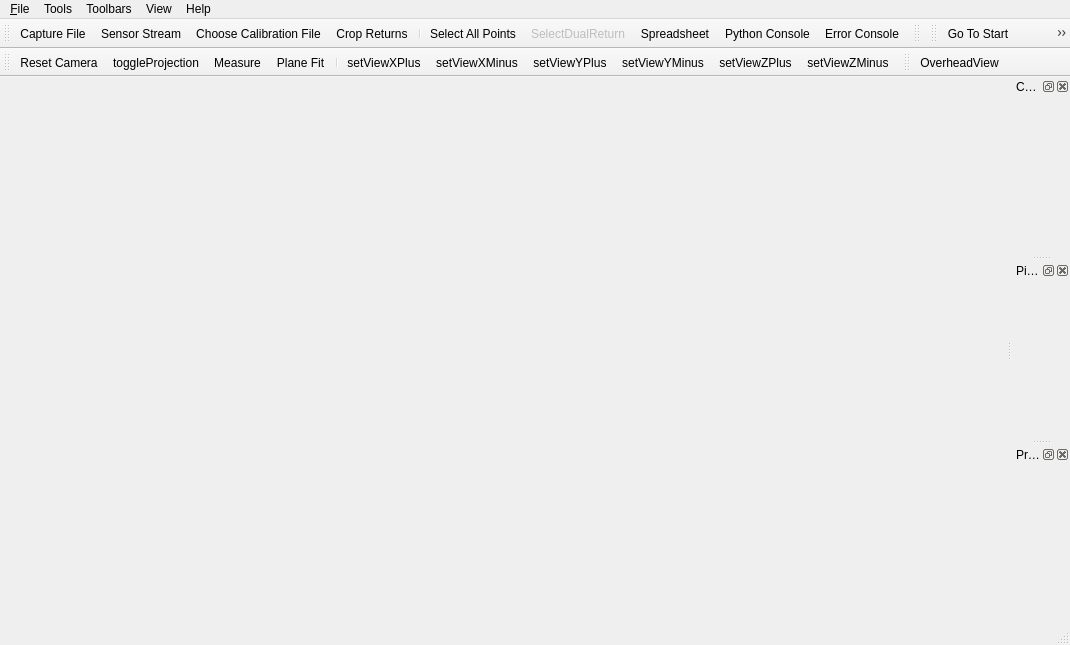
<?xml version="1.0" encoding="UTF-8"?>
<ui version="4.0">
 <class>vvMainWindow</class>
 <widget class="QMainWindow" name="vvMainWindow">
  <property name="geometry">
   <rect>
    <x>0</x>
    <y>0</y>
    <width>1070</width>
    <height>645</height>
   </rect>
  </property>
  <property name="windowTitle">
   <string>MainWindow</string>
  </property>
  <property name="windowIcon">
   <iconset resource="vvResources.qrc">
    <normaloff>:/vvResources/Icons/logo.png</normaloff>:/vvResources/Icons/logo.png</iconset>
  </property>
  <widget class="QWidget" name="centralwidget"/>
  <widget class="QMenuBar" name="menubar">
   <property name="geometry">
    <rect>
     <x>0</x>
     <y>0</y>
     <width>1070</width>
     <height>20</height>
    </rect>
   </property>
   <widget class="QMenu" name="menu_File">
    <property name="title">
     <string>&amp;File</string>
    </property>
    <widget class="QMenu" name="menuRecent_Files">
     <property name="title">
      <string>&amp;Recent Files</string>
     </property>
     <addaction name="separator"/>
     <addaction name="actionClear_Menu"/>
    </widget>
    <widget class="QMenu" name="menuSaveAs">
     <property name="title">
      <string>Save &amp;As</string>
     </property>
     <addaction name="actionSavePCAP"/>
     <addaction name="actionSaveCSV"/>
     <addaction name="actionSavePositionCSV"/>
    </widget>
    <widget class="QMenu" name="menu_Open">
     <property name="title">
      <string>&amp;Open</string>
     </property>
     <addaction name="actionOpenPcap"/>
     <addaction name="actionOpen_Sensor_Stream"/>
     <addaction name="separator"/>
     <addaction name="actionChoose_Calibration_File"/>
    </widget>
    <addaction name="menu_Open"/>
    <addaction name="menuRecent_Files"/>
    <addaction name="separator"/>
    <addaction name="menuSaveAs"/>
    <addaction name="actionExport_To_KiwiViewer"/>
    <addaction name="actionSaveScreenshot"/>
    <addaction name="separator"/>
    <addaction name="actionClose"/>
    <addaction name="separator"/>
    <addaction name="actionE_xit"/>
   </widget>
   <widget class="QMenu" name="menuTools">
    <property name="title">
     <string>Tools</string>
    </property>
    <widget class="QMenu" name="menuDebugging">
     <property name="title">
      <string>Debugging</string>
     </property>
     <addaction name="actionNative_File_Dialogs"/>
    </widget>
    <widget class="QMenu" name="menuDualReturnMode">
     <property name="title">
      <string>&amp;Dual Return Mode</string>
     </property>
     <addaction name="actionDualReturnModeDual"/>
     <addaction name="actionDualReturnDistanceNear"/>
     <addaction name="actionDualReturnDistanceFar"/>
     <addaction name="actionDualReturnIntensityHigh"/>
     <addaction name="actionDualReturnIntensityLow"/>
    </widget>
    <widget class="QMenu" name="menuProcessing_Options">
     <property name="title">
      <string>Processing Options</string>
     </property>
     <addaction name="actionCorrectIntensityValues"/>
     <addaction name="actionIgnoreZeroDistances"/>
     <addaction name="actionIntraFiringAdjust"/>
     <addaction name="actionIgnoreEmptyFrames"/>
    </widget>
    <widget class="QMenu" name="menuothers">
     <property name="title">
      <string>others...</string>
     </property>
     <addaction name="actionRansacPlaneFitting"/>
     <addaction name="actionBirdEyeViewSnap"/>
     <addaction name="actionMotionDetection"/>
    </widget>
    <addaction name="actionSpreadsheet"/>
    <addaction name="actionMeasurement_Grid"/>
    <addaction name="actionShowRPM"/>
    <addaction name="actionGrid_Properties"/>
    <addaction name="separator"/>
    <addaction name="actionChoose_Calibration_File"/>
    <addaction name="actionLaserSelection"/>
    <addaction name="actionCropReturns"/>
    <addaction name="menuDualReturnMode"/>
    <addaction name="actionSelectDualReturn"/>
    <addaction name="separator"/>
    <addaction name="menuProcessing_Options"/>
    <addaction name="separator"/>
    <addaction name="actionPlay"/>
    <addaction name="actionRecord"/>
    <addaction name="separator"/>
    <addaction name="actionPython_Console"/>
    <addaction name="actionShowErrorDialog"/>
    <addaction name="separator"/>
    <addaction name="menuDebugging"/>
    <addaction name="actionEnableCrashAnalysis"/>
    <addaction name="separator"/>
    <addaction name="menuothers"/>
   </widget>
   <widget class="QMenu" name="menuHelp">
    <property name="title">
     <string>Help</string>
    </property>
    <action name="actionResetConfigurationFile">
     <property name="text">
      <string>Reset Veloview settings</string>
     </property>
     <property name="iconText">
      <string>This will reset all veloview settings by default</string>
     </property>
    </action>
    <addaction name="actionAbout_VeloView"/>
    <addaction name="separator"/>
    <addaction name="actionVeloViewUserGuide"/>
    <addaction name="actionVeloViewDeveloperGuide"/>
    <addaction name="actionResetConfigurationFile"/>
   </widget>
   <widget class="QMenu" name="menuToolbar">
    <property name="title">
     <string>Toolbars</string>
    </property>
    <addaction name="actionBasic_Controls"/>
    <addaction name="actionColor_Controls"/>
    <addaction name="actionView_Controls"/>
    <addaction name="actionPlayback_Controls"/>
    <addaction name="actionGeolocation_Controls"/>
   </widget>
   <widget class="QMenu" name="menuView">
    <property name="title">
     <string>View</string>
    </property>
    <addaction name="actionShowPipelineBrowser"/>
    <addaction name="actionShowPropertiesPanel"/>
   </widget>
   <addaction name="menu_File"/>
   <addaction name="menuTools"/>
   <addaction name="menuToolbar"/>
   <addaction name="menuView"/>
   <addaction name="menuHelp"/>
  </widget>
  <widget class="QStatusBar" name="statusbar"/>
  <widget class="QToolBar" name="toolBar">
   <property name="windowTitle">
    <string>Basic Controls</string>
   </property>
   <attribute name="toolBarArea">
    <enum>TopToolBarArea</enum>
   </attribute>
   <attribute name="toolBarBreak">
    <bool>false</bool>
   </attribute>
   <addaction name="actionOpenPcap"/>
   <addaction name="actionOpen_Sensor_Stream"/>
   <addaction name="actionChoose_Calibration_File"/>
   <addaction name="actionCropReturns"/>
   <addaction name="separator"/>
   <addaction name="actionSelect_All_Points"/>
   <addaction name="actionSelectDualReturn2"/>
   <addaction name="actionSpreadsheet"/>
   <addaction name="actionPython_Console"/>
   <addaction name="actionShowErrorDialog"/>
  </widget>
  <widget class="vvColorToolbar" name="colorToolBar">
   <property name="windowTitle">
    <string>Color Controls</string>
   </property>
   <attribute name="toolBarArea">
    <enum>TopToolBarArea</enum>
   </attribute>
   <attribute name="toolBarBreak">
    <bool>false</bool>
   </attribute>
  </widget>
  <widget class="QToolBar" name="playbackToolbar">
   <property name="windowTitle">
    <string>Playback Controls</string>
   </property>
   <attribute name="toolBarArea">
    <enum>TopToolBarArea</enum>
   </attribute>
   <attribute name="toolBarBreak">
    <bool>false</bool>
   </attribute>
   <addaction name="actionGo_To_Start"/>
   <addaction name="actionSeek_Backward"/>
   <addaction name="actionPlay"/>
   <addaction name="actionSeek_Forward"/>
   <addaction name="actionGo_To_End"/>
   <addaction name="actionLoop"/>
   <addaction name="actionRecord"/>
  </widget>
  <widget class="QToolBar" name="viewSettings">
   <property name="windowTitle">
    <string>View Controls</string>
   </property>
   <attribute name="toolBarArea">
    <enum>TopToolBarArea</enum>
   </attribute>
   <attribute name="toolBarBreak">
    <bool>true</bool>
   </attribute>
   <addaction name="actionReset_Camera"/>
   <addaction name="actionToggleProjection"/>
   <addaction name="actionMeasure"/>
   <addaction name="actionPlaneFit"/>
   <addaction name="separator"/>
   <addaction name="actionSetViewXPlus"/>
   <addaction name="actionSetViewXMinus"/>
   <addaction name="actionSetViewYPlus"/>
   <addaction name="actionSetViewYMinus"/>
   <addaction name="actionSetViewZPlus"/>
   <addaction name="actionSetViewZMinus"/>
  </widget>
  <widget class="QToolBar" name="geolocationToolbar">
   <property name="windowTitle">
    <string>Geolocation Controls</string>
   </property>
   <attribute name="toolBarArea">
    <enum>TopToolBarArea</enum>
   </attribute>
   <attribute name="toolBarBreak">
    <bool>false</bool>
   </attribute>
   <addaction name="actionOverheadView"/>
  </widget>
  <widget class="QDockWidget" name="colorMapEditorDock">
   <property name="windowTitle">
    <string>Color Map Editor</string>
   </property>
   <attribute name="dockWidgetArea">
    <number>2</number>
   </attribute>
   <widget class="pqColorMapEditor" name="colorMapEditorPanel"/>
  </widget>
  <widget class="QDockWidget" name="pipelineBrowserDock">
   <property name="features">
    <set>QDockWidget::AllDockWidgetFeatures</set>
   </property>
   <property name="windowTitle">
    <string>Pipeline Browser</string>
   </property>
   <attribute name="dockWidgetArea">
    <number>2</number>
   </attribute>
   <widget class="pqPipelineBrowserWidget" name="dockWidgetContents"/>
  </widget>
  <widget class="QDockWidget" name="propertiesPanelDock">
   <property name="features">
    <set>QDockWidget::AllDockWidgetFeatures</set>
   </property>
   <property name="windowTitle">
    <string>Properties</string>
   </property>
   <attribute name="dockWidgetArea">
    <number>2</number>
   </attribute>
   <widget class="pqPropertiesPanel" name="dockWidgetContents_2"/>
  </widget>
  <action name="actionE_xit">
   <property name="text">
    <string>E&amp;xit</string>
   </property>
   <property name="statusTip">
    <string>Exit Application</string>
   </property>
   <property name="shortcut">
    <string>Ctrl+Q</string>
   </property>
  </action>
  <action name="actionOpenPcap">
   <property name="icon">
    <iconset resource="VelodyneHDL/images/resources.qrc">
     <normaloff>:/VelodyneHDLPlugin/WiresharkDoc-128.png</normaloff>:/VelodyneHDLPlugin/WiresharkDoc-128.png</iconset>
   </property>
   <property name="text">
    <string>&amp;Capture File...</string>
   </property>
   <property name="toolTip">
    <string>Open a Wireshark-format capture file with data collected from a Velodyne sensor</string>
   </property>
   <property name="statusTip">
    <string>Open Data File</string>
   </property>
   <property name="shortcut">
    <string>Ctrl+O</string>
   </property>
  </action>
  <action name="actionSelect_Visible_Points">
   <property name="icon">
    <iconset resource="vvResources.qrc">
     <normaloff>:/vvResources/Icons/pqSurfaceSelectionPoint24.png</normaloff>:/vvResources/Icons/pqSurfaceSelectionPoint24.png</iconset>
   </property>
   <property name="text">
    <string>Select Visible Points</string>
   </property>
   <property name="toolTip">
    <string>Select Visible Points (s)</string>
   </property>
  </action>
  <action name="actionSelect_All_Points">
   <property name="checkable">
    <bool>true</bool>
   </property>
   <property name="icon">
    <iconset resource="vvResources.qrc">
     <normaloff>:/vvResources/Icons/pqFrustumSelectionPoint24.png</normaloff>:/vvResources/Icons/pqFrustumSelectionPoint24.png</iconset>
   </property>
   <property name="text">
    <string>Select All Points</string>
   </property>
   <property name="toolTip">
    <string>Select All Points</string>
   </property>
  </action>
  <action name="actionSpreadsheet">
   <property name="checkable">
    <bool>true</bool>
   </property>
   <property name="icon">
    <iconset resource="vvResources.qrc">
     <normaloff>:/vvResources/Icons/pqSpreadsheet16.png</normaloff>:/vvResources/Icons/pqSpreadsheet16.png</iconset>
   </property>
   <property name="text">
    <string>Spreadsheet</string>
   </property>
   <property name="toolTip">
    <string>Spreadsheet</string>
   </property>
   <property name="shortcut">
    <string>Ctrl+T</string>
   </property>
  </action>
  <action name="actionOpen_Sensor_Stream">
   <property name="icon">
    <iconset resource="VelodyneHDL/images/resources.qrc">
     <normaloff>:/VelodyneHDLPlugin/velodyne_hdl.png</normaloff>:/VelodyneHDLPlugin/velodyne_hdl.png</iconset>
   </property>
   <property name="text">
    <string>Sensor &amp;Stream...</string>
   </property>
  </action>
  <action name="actionChoose_Calibration_File">
   <property name="icon">
    <iconset resource="VelodyneHDL/images/resources.qrc">
     <normaloff>:/VelodyneHDLPlugin/calibrate.png</normaloff>:/VelodyneHDLPlugin/calibrate.png</iconset>
   </property>
   <property name="text">
    <string>Choose &amp;Calibration File...</string>
   </property>
  </action>
  <action name="actionSeek_Backward">
   <property name="icon">
    <iconset resource="VelodyneHDL/images/resources.qrc">
     <normaloff>:/VelodyneHDLPlugin/media-seek-backward.png</normaloff>:/VelodyneHDLPlugin/media-seek-backward.png</iconset>
   </property>
   <property name="text">
    <string>Seek Backward</string>
   </property>
   <property name="toolTip">
    <string>Seek Backward</string>
   </property>
   <property name="shortcut">
    <string>Left</string>
   </property>
  </action>
  <action name="actionPlay">
   <property name="icon">
    <iconset resource="VelodyneHDL/images/resources.qrc">
     <normaloff>:/VelodyneHDLPlugin/media-playback-start.png</normaloff>:/VelodyneHDLPlugin/media-playback-start.png</iconset>
   </property>
   <property name="text">
    <string>Play</string>
   </property>
   <property name="toolTip">
    <string>Play</string>
   </property>
   <property name="shortcut">
    <string>Space</string>
   </property>
  </action>
  <action name="actionSeek_Forward">
   <property name="icon">
    <iconset resource="VelodyneHDL/images/resources.qrc">
     <normaloff>:/VelodyneHDLPlugin/media-seek-forward.png</normaloff>:/VelodyneHDLPlugin/media-seek-forward.png</iconset>
   </property>
   <property name="text">
    <string>Seek Forward</string>
   </property>
   <property name="toolTip">
    <string>Seek Forward</string>
   </property>
   <property name="shortcut">
    <string>Right</string>
   </property>
  </action>
  <action name="actionPause">
   <property name="icon">
    <iconset resource="VelodyneHDL/images/resources.qrc">
     <normaloff>:/VelodyneHDLPlugin/media-playback-pause.png</normaloff>:/VelodyneHDLPlugin/media-playback-pause.png</iconset>
   </property>
   <property name="text">
    <string>Pause</string>
   </property>
   <property name="shortcut">
    <string>Space</string>
   </property>
  </action>
  <action name="actionRecord">
   <property name="checkable">
    <bool>true</bool>
   </property>
   <property name="icon">
    <iconset resource="VelodyneHDL/images/resources.qrc">
     <normaloff>:/VelodyneHDLPlugin/media-record.png</normaloff>:/VelodyneHDLPlugin/media-record.png</iconset>
   </property>
   <property name="text">
    <string>Record</string>
   </property>
  </action>
  <action name="actionPython_Console">
   <property name="icon">
    <iconset resource="vvResources.qrc">
     <normaloff>:/vvResources/Icons/python_logo_124.png</normaloff>:/vvResources/Icons/python_logo_124.png</iconset>
   </property>
   <property name="text">
    <string>Python Console</string>
   </property>
   <property name="shortcut">
    <string>F8</string>
   </property>
  </action>
  <action name="actionReset_Camera">
   <property name="icon">
    <iconset resource="vvResources.qrc">
     <normaloff>:/vvResources/Icons/pqResetCamera32.png</normaloff>:/vvResources/Icons/pqResetCamera32.png</iconset>
   </property>
   <property name="text">
    <string>Reset Camera</string>
   </property>
   <property name="shortcut">
    <string>R</string>
   </property>
  </action>
  <action name="actionClose">
   <property name="text">
    <string>&amp;Close Data</string>
   </property>
   <property name="toolTip">
    <string>Close Data</string>
   </property>
   <property name="shortcut">
    <string>Ctrl+W</string>
   </property>
  </action>
  <action name="actionMeasurement_Grid">
   <property name="checkable">
    <bool>true</bool>
   </property>
   <property name="checked">
    <bool>true</bool>
   </property>
   <property name="text">
    <string>Measurement Grid</string>
   </property>
   <property name="shortcut">
    <string>Ctrl+G</string>
   </property>
  </action>
  <action name="actionGo_To_Start">
   <property name="icon">
    <iconset resource="VelodyneHDL/images/resources.qrc">
     <normaloff>:/VelodyneHDLPlugin/media-skip-backward.png</normaloff>:/VelodyneHDLPlugin/media-skip-backward.png</iconset>
   </property>
   <property name="text">
    <string>Go To Start</string>
   </property>
  </action>
  <action name="actionGo_To_End">
   <property name="icon">
    <iconset resource="VelodyneHDL/images/resources.qrc">
     <normaloff>:/VelodyneHDLPlugin/media-skip-forward.png</normaloff>:/VelodyneHDLPlugin/media-skip-forward.png</iconset>
   </property>
   <property name="text">
    <string>Go To End</string>
   </property>
  </action>
  <action name="actionSaveScreenshot">
   <property name="text">
    <string>Save &amp;Screenshot...</string>
   </property>
  </action>
  <action name="actionSaveCSV">
   <property name="icon">
    <iconset resource="VelodyneHDL/images/resources.qrc">
     <normaloff>:/VelodyneHDLPlugin/csv.png</normaloff>:/VelodyneHDLPlugin/csv.png</iconset>
   </property>
   <property name="text">
    <string>Save &amp;CSV...</string>
   </property>
  </action>
  <action name="actionLoop">
   <property name="checkable">
    <bool>true</bool>
   </property>
   <property name="icon">
    <iconset resource="VelodyneHDL/images/resources.qrc">
     <normaloff>:/VelodyneHDLPlugin/media-loop.png</normaloff>:/VelodyneHDLPlugin/media-loop.png</iconset>
   </property>
   <property name="text">
    <string>Loop</string>
   </property>
  </action>
  <action name="actionExport_To_KiwiViewer">
   <property name="icon">
    <iconset resource="VelodyneHDL/images/resources.qrc">
     <normaloff>:/VelodyneHDLPlugin/kiwi_200.png</normaloff>:/VelodyneHDLPlugin/kiwi_200.png</iconset>
   </property>
   <property name="text">
    <string>Export To &amp;KiwiViewer...</string>
   </property>
   <property name="toolTip">
    <string>Export To KiwiViewer</string>
   </property>
  </action>
  <action name="actionGrid_Properties">
   <property name="text">
    <string>Grid Properties</string>
   </property>
  </action>
  <action name="actionSavePCAP">
   <property name="icon">
    <iconset resource="VelodyneHDL/images/resources.qrc">
     <normaloff>:/VelodyneHDLPlugin/WiresharkDoc-128.png</normaloff>:/VelodyneHDLPlugin/WiresharkDoc-128.png</iconset>
   </property>
   <property name="text">
    <string>Save PCAP...</string>
   </property>
   <property name="iconText">
    <string>Save PCAP</string>
   </property>
   <property name="toolTip">
    <string>Save PCAP</string>
   </property>
  </action>
  <action name="actionAbout_VeloView">
   <property name="text">
    <string>About ...</string>
   </property>
  </action>
  <action name="actionVeloViewDeveloperGuide">
   <property name="text">
    <string>Developer's Guide</string>
   </property>
  </action>
  <action name="actionRecent_file1">
   <property name="text">
    <string>recent_file1</string>
   </property>
  </action>
  <action name="actionRecent_file2">
   <property name="text">
    <string>recent_file2</string>
   </property>
  </action>
  <action name="actionRecent_file3">
   <property name="text">
    <string>recent_file3</string>
   </property>
  </action>
  <action name="actionRecent_file4">
   <property name="text">
    <string>recent_file4</string>
   </property>
  </action>
  <action name="actionRecent_file5">
   <property name="text">
    <string>recent_file5</string>
   </property>
  </action>
  <action name="actionClear_Menu">
   <property name="text">
    <string>Clear Menu</string>
   </property>
  </action>
  <action name="actionNative_File_Dialogs">
   <property name="checkable">
    <bool>true</bool>
   </property>
   <property name="checked">
    <bool>true</bool>
   </property>
   <property name="text">
    <string>Native File Dialogs</string>
   </property>
  </action>
  <action name="actionToggleProjection">
   <property name="checkable">
    <bool>true</bool>
   </property>
   <property name="icon">
    <iconset resource="vvResources.qrc">
     <normaloff>:/vvResources/Icons/ViewOrtho.png</normaloff>
     <normalon>:/vvResources/Icons/ViewPerspective.png</normalon>:/vvResources/Icons/ViewOrtho.png</iconset>
   </property>
   <property name="text">
    <string>toggleProjection</string>
   </property>
   <property name="toolTip">
    <string>Toggle between projective and orthogonal view</string>
   </property>
  </action>
  <action name="actionSetViewXPlus">
   <property name="icon">
    <iconset resource="vvResources.qrc">
     <normaloff>:/vvResources/Icons/pqXPlus32.png</normaloff>:/vvResources/Icons/pqXPlus32.png</iconset>
   </property>
   <property name="text">
    <string>setViewXPlus</string>
   </property>
   <property name="toolTip">
    <string>Set view direction to +X</string>
   </property>
  </action>
  <action name="actionSetViewXMinus">
   <property name="icon">
    <iconset resource="vvResources.qrc">
     <normaloff>:/vvResources/Icons/pqXMinus32.png</normaloff>:/vvResources/Icons/pqXMinus32.png</iconset>
   </property>
   <property name="text">
    <string>setViewXMinus</string>
   </property>
   <property name="toolTip">
    <string>Set view direction to -X</string>
   </property>
  </action>
  <action name="actionSetViewYPlus">
   <property name="icon">
    <iconset resource="vvResources.qrc">
     <normaloff>:/vvResources/Icons/pqYPlus32.png</normaloff>:/vvResources/Icons/pqYPlus32.png</iconset>
   </property>
   <property name="text">
    <string>setViewYPlus</string>
   </property>
   <property name="toolTip">
    <string>Set view direction to +Y</string>
   </property>
  </action>
  <action name="actionSetViewYMinus">
   <property name="icon">
    <iconset resource="vvResources.qrc">
     <normaloff>:/vvResources/Icons/pqYMinus32.png</normaloff>:/vvResources/Icons/pqYMinus32.png</iconset>
   </property>
   <property name="text">
    <string>setViewYMinus</string>
   </property>
   <property name="toolTip">
    <string>Set view direction to -Y</string>
   </property>
  </action>
  <action name="actionSetViewZPlus">
   <property name="icon">
    <iconset resource="vvResources.qrc">
     <normaloff>:/vvResources/Icons/pqZPlus32.png</normaloff>:/vvResources/Icons/pqZPlus32.png</iconset>
   </property>
   <property name="text">
    <string>setViewZPlus</string>
   </property>
   <property name="toolTip">
    <string>Set view direction to +Z</string>
   </property>
  </action>
  <action name="actionSetViewZMinus">
   <property name="icon">
    <iconset resource="vvResources.qrc">
     <normaloff>:/vvResources/Icons/pqZMinus32.png</normaloff>:/vvResources/Icons/pqZMinus32.png</iconset>
   </property>
   <property name="text">
    <string>setViewZMinus</string>
   </property>
   <property name="toolTip">
    <string>Set view direction to -Z</string>
   </property>
  </action>
  <action name="actionVeloViewUserGuide">
   <property name="text">
    <string>User's Guide</string>
   </property>
   <property name="shortcut">
    <string>F1</string>
   </property>
  </action>
  <action name="actionMeasure">
   <property name="checkable">
    <bool>true</bool>
   </property>
   <property name="icon">
    <iconset resource="vvResources.qrc">
     <normaloff>:/vvResources/Icons/Measurements.png</normaloff>:/vvResources/Icons/Measurements.png</iconset>
   </property>
   <property name="text">
    <string>Measure</string>
   </property>
   <property name="toolTip">
    <string>Measure the distance (in meters) between two screen points.&lt;br/&gt;To draw a ruler line, click this button, then hold down the &lt;b&gt;Ctrl key&lt;/b&gt; and the &lt;b&gt;left button&lt;/b&gt; of your mouse. &lt;br/&gt;&lt;u&gt;This feature is only available in orthogonal projection.&lt;/u&gt;</string>
   </property>
  </action>
  <action name="actionOverheadView">
   <property name="checkable">
    <bool>true</bool>
   </property>
   <property name="icon">
    <iconset resource="vvResources.qrc">
     <normaloff>:/vvResources/Icons/map.png</normaloff>:/vvResources/Icons/map.png</iconset>
   </property>
   <property name="text">
    <string>OverheadView</string>
   </property>
   <property name="toolTip">
    <string>Show overhead view of GPS position</string>
   </property>
  </action>
  <action name="actionPlaneFit">
   <property name="icon">
    <iconset resource="vvResources.qrc">
     <normaloff>:/vvResources/Icons/planefit.png</normaloff>:/vvResources/Icons/planefit.png</iconset>
   </property>
   <property name="text">
    <string>Plane Fit</string>
   </property>
   <property name="toolTip">
    <string>Plane Fit to selection</string>
   </property>
  </action>
  <action name="actionSavePositionCSV">
   <property name="icon">
    <iconset resource="vvResources.qrc">
     <normaloff>:/vvResources/Icons/pqSpreadsheet16.png</normaloff>:/vvResources/Icons/pqSpreadsheet16.png</iconset>
   </property>
   <property name="text">
    <string>Save Position CSV...</string>
   </property>
  </action>
  <action name="actionGPSApply">
   <property name="checkable">
    <bool>true</bool>
   </property>
   <property name="icon">
    <iconset resource="vvResources.qrc">
     <normaloff>:/vvResources/Icons/location.png</normaloff>:/vvResources/Icons/location.png</iconset>
   </property>
   <property name="text">
    <string>GPSApply</string>
   </property>
   <property name="toolTip">
    <string>Apply geolocation</string>
   </property>
  </action>
  <action name="actionAbsolute">
   <property name="checkable">
    <bool>true</bool>
   </property>
   <property name="icon">
    <iconset resource="vvResources.qrc">
     <normaloff>:/vvResources/Icons/absolute.png</normaloff>:/vvResources/Icons/absolute.png</iconset>
   </property>
   <property name="text">
    <string>absolute</string>
   </property>
   <property name="toolTip">
    <string>Geolocation in absolute coordinates</string>
   </property>
  </action>
  <action name="actionLaserSelection">
   <property name="text">
    <string>Laser Selection...</string>
   </property>
  </action>
  <action name="actionSaveLAS">
   <property name="icon">
    <iconset resource="VelodyneHDL/images/resources.qrc">
     <normaloff>:/VelodyneHDLPlugin/las.png</normaloff>:/VelodyneHDLPlugin/las.png</iconset>
   </property>
   <property name="text">
    <string>Save &amp;LAS</string>
   </property>
   <property name="toolTip">
    <string>Save to ASPRS LAS format</string>
   </property>
  </action>
  <action name="actionOpenApplanix">
   <property name="icon">
    <iconset resource="VelodyneHDL/images/resources.qrc">
     <normaloff>:/VelodyneHDLPlugin/gps.png</normaloff>:/VelodyneHDLPlugin/gps.png</iconset>
   </property>
   <property name="text">
    <string>Capture File with External &amp;Geoposition</string>
   </property>
   <property name="toolTip">
    <string>Open a text file with POSPAC text-format position data collected from an Applanix sensor, and Wireshark-format capture file with data collected from a Velodyne sensor</string>
   </property>
  </action>
  <action name="actionCropReturns">
   <property name="icon">
    <iconset resource="VelodyneHDL/images/resources.qrc">
     <normaloff>:/VelodyneHDLPlugin/crop.png</normaloff>:/VelodyneHDLPlugin/crop.png</iconset>
   </property>
   <property name="text">
    <string>Crop Returns...</string>
   </property>
  </action>
  <action name="actionDualReturnModeDual">
   <property name="checkable">
    <bool>true</bool>
   </property>
   <property name="checked">
    <bool>true</bool>
   </property>
   <property name="enabled">
    <bool>false</bool>
   </property>
   <property name="text">
    <string>&amp;Dual</string>
   </property>
   <property name="toolTip">
    <string>Show both returns of a dual return</string>
   </property>
  </action>
  <action name="actionDualReturnDistanceNear">
   <property name="checkable">
    <bool>true</bool>
   </property>
   <property name="enabled">
    <bool>false</bool>
   </property>
   <property name="text">
    <string>&amp;Near Distance</string>
   </property>
   <property name="toolTip">
    <string>Show nearer distance return of a dual return</string>
   </property>
  </action>
  <action name="actionDualReturnDistanceFar">
   <property name="checkable">
    <bool>true</bool>
   </property>
   <property name="enabled">
    <bool>false</bool>
   </property>
   <property name="text">
    <string>&amp;Far Distance</string>
   </property>
   <property name="toolTip">
    <string>Show farther distance return of a dual return</string>
   </property>
  </action>
  <action name="actionDualReturnIntensityHigh">
   <property name="checkable">
    <bool>true</bool>
   </property>
   <property name="enabled">
    <bool>false</bool>
   </property>
   <property name="text">
    <string>&amp;High Intensity</string>
   </property>
   <property name="toolTip">
    <string>Show higher intensity return of a dual return</string>
   </property>
  </action>
  <action name="actionDualReturnIntensityLow">
   <property name="checkable">
    <bool>true</bool>
   </property>
   <property name="enabled">
    <bool>false</bool>
   </property>
   <property name="text">
    <string>&amp;Low Intensity</string>
   </property>
   <property name="toolTip">
    <string>Show lower intensity return of a dual return</string>
   </property>
  </action>
  <action name="actionShowRPM">
   <property name="checkable">
    <bool>true</bool>
   </property>
   <property name="enabled">
    <bool>true</bool>
   </property>
   <property name="text">
    <string>Show RPM</string>
   </property>
   <property name="toolTip">
    <string>Display the rotations per minute</string>
   </property>
  </action>
  <action name="actionEnableCrashAnalysis">
   <property name="checkable">
    <bool>true</bool>
   </property>
   <property name="text">
    <string>Crash Analysis</string>
   </property>
   <property name="toolTip">
    <string>Enable the crash analysis</string>
   </property>
  </action>
  <action name="actionCorrectIntensityValues">
   <property name="checkable">
    <bool>true</bool>
   </property>
   <property name="enabled">
    <bool>false</bool>
   </property>
   <property name="text">
    <string>Apply HDL-64E Intensity Corrections</string>
   </property>
  </action>
  <action name="actionSelectDualReturn">
   <property name="text">
    <string>Select dual returns</string>
   </property>
   <property name="toolTip">
    <string>Select the dual returns of the current selection</string>
   </property>
   <property name="shortcut">
    <string>Ctrl+D</string>
   </property>
  </action>
  <action name="actionSelectDualReturn2">
   <property name="enabled">
    <bool>false</bool>
   </property>
   <property name="icon">
    <iconset resource="vvResources.qrc">
     <normaloff>:/vvResources/Icons/pqSurfaceSelectionPoint24.png</normaloff>:/vvResources/Icons/pqSurfaceSelectionPoint24.png</iconset>
   </property>
   <property name="text">
    <string>SelectDualReturn</string>
   </property>
   <property name="toolTip">
    <string>Select the dual returns of the current selection</string>
   </property>
  </action>
  <action name="actionPersisting_Grid_Properties">
   <property name="checkable">
    <bool>true</bool>
   </property>
   <property name="enabled">
    <bool>false</bool>
   </property>
   <property name="text">
    <string>Persisting Grid Properties</string>
   </property>
  </action>
  <action name="actionShowErrorDialog">
   <property name="icon">
    <iconset resource="vvResources.qrc">
     <normaloff>:/vvResources/Icons/errorConsole.png</normaloff>:/vvResources/Icons/errorConsole.png</iconset>
   </property>
   <property name="text">
    <string>Error Console</string>
   </property>
   <property name="toolTip">
    <string>Show the error console.</string>
   </property>
  </action>
  <action name="actionIgnoreZeroDistances">
   <property name="checkable">
    <bool>true</bool>
   </property>
   <property name="checked">
    <bool>true</bool>
   </property>
   <property name="enabled">
    <bool>true</bool>
   </property>
   <property name="text">
    <string>Ignore returns with distance equals to 0</string>
   </property>
  </action>
  <action name="actionIntraFiringAdjust">
   <property name="checkable">
    <bool>true</bool>
   </property>
   <property name="checked">
    <bool>true</bool>
   </property>
   <property name="enabled">
    <bool>true</bool>
   </property>
   <property name="text">
    <string>Adjust intra-firing timings and azimuths</string>
   </property>
  </action>
  <action name="actionIgnoreEmptyFrames">
   <property name="checkable">
    <bool>true</bool>
   </property>
   <property name="checked">
    <bool>true</bool>
   </property>
   <property name="text">
    <string>Ignore empty frames</string>
   </property>
  </action>
  <action name="actionBasic_Controls">
   <property name="checkable">
    <bool>true</bool>
   </property>
   <property name="checked">
    <bool>true</bool>
   </property>
   <property name="text">
    <string>Basic Controls</string>
   </property>
  </action>
  <action name="actionColor_Controls">
   <property name="checkable">
    <bool>true</bool>
   </property>
   <property name="checked">
    <bool>true</bool>
   </property>
   <property name="text">
    <string>Color Controls</string>
   </property>
  </action>
  <action name="actionView_Controls">
   <property name="checkable">
    <bool>true</bool>
   </property>
   <property name="checked">
    <bool>true</bool>
   </property>
   <property name="text">
    <string>Camera Controls</string>
   </property>
  </action>
  <action name="actionPlayback_Controls">
   <property name="checkable">
    <bool>true</bool>
   </property>
   <property name="checked">
    <bool>true</bool>
   </property>
   <property name="text">
    <string>Playback Controls</string>
   </property>
  </action>
  <action name="actionGeolocation_Controls">
   <property name="checkable">
    <bool>true</bool>
   </property>
   <property name="checked">
    <bool>true</bool>
   </property>
   <property name="text">
    <string>Geolocation Controls</string>
   </property>
  </action>
  <action name="actionShowPipelineBrowser">
   <property name="checkable">
    <bool>true</bool>
   </property>
   <property name="text">
    <string>Pipeline Browser</string>
   </property>
   <property name="shortcut">
    <string>Ctrl+P</string>
   </property>
  </action>
  <action name="actionShowPropertiesPanel">
   <property name="checkable">
    <bool>true</bool>
   </property>
   <property name="text">
    <string>Properties Panel</string>
   </property>
   <property name="shortcut">
    <string>Ctrl+Shift+P</string>
   </property>
  </action>
  <action name="actionBirdEyeViewSnap">
   <property name="icon">
    <iconset resource="vvResources.qrc">
     <normaloff>:/vvResources/Icons/camera_logo.png</normaloff>:/vvResources/Icons/camera_logo.png</iconset>
   </property>
   <property name="text">
    <string>Bird Eye View Snap</string>
   </property>
   <property name="toolTip">
    <string>Take a snapshot of the scene in a bird eye view</string>
   </property>
  </action>
  <action name="actionRansacPlaneFitting">
   <property name="text">
    <string>Ransac Plane Fitting</string>
   </property>
   <property name="toolTip">
    <string>Fit a plane to the data using ransac algorithm</string>
   </property>
  </action>
  <action name="actionMotionDetection">
   <property name="icon">
    <iconset resource="vvResources.qrc">
     <normaloff>:/vvResources/Icons/icon_motion.png</normaloff>:/vvResources/Icons/icon_motion.png</iconset>
   </property>
   <property name="text">
    <string>Motion Detection</string>
   </property>
  </action>
 </widget>
 <customwidgets>
  <customwidget>
   <class>vvColorToolbar</class>
   <extends>QToolBar</extends>
   <header>vvColorToolbar.h</header>
  </customwidget>
  <customwidget>
   <class>pqColorMapEditor</class>
   <extends>QWidget</extends>
   <header>pqColorMapEditor.h</header>
   <container>1</container>
  </customwidget>
  <customwidget>
   <class>pqPipelineBrowserWidget</class>
   <extends>QWidget</extends>
   <header>pqPipelineBrowserWidget.h</header>
   <container>1</container>
  </customwidget>
  <customwidget>
   <class>pqPropertiesPanel</class>
   <extends>QWidget</extends>
   <header>pqPropertiesPanel.h</header>
   <container>1</container>
  </customwidget>
 </customwidgets>
 <resources>
  <include location="vvResources.qrc"/>
  <include location="VelodyneHDL/images/resources.qrc"/>
 </resources>
 <connections>
  <connection>
   <sender>actionE_xit</sender>
   <signal>triggered()</signal>
   <receiver>vvMainWindow</receiver>
   <slot>close()</slot>
   <hints>
    <hint type="sourcelabel">
     <x>-1</x>
     <y>-1</y>
    </hint>
    <hint type="destinationlabel">
     <x>399</x>
     <y>299</y>
    </hint>
   </hints>
  </connection>
 </connections>
</ui>
